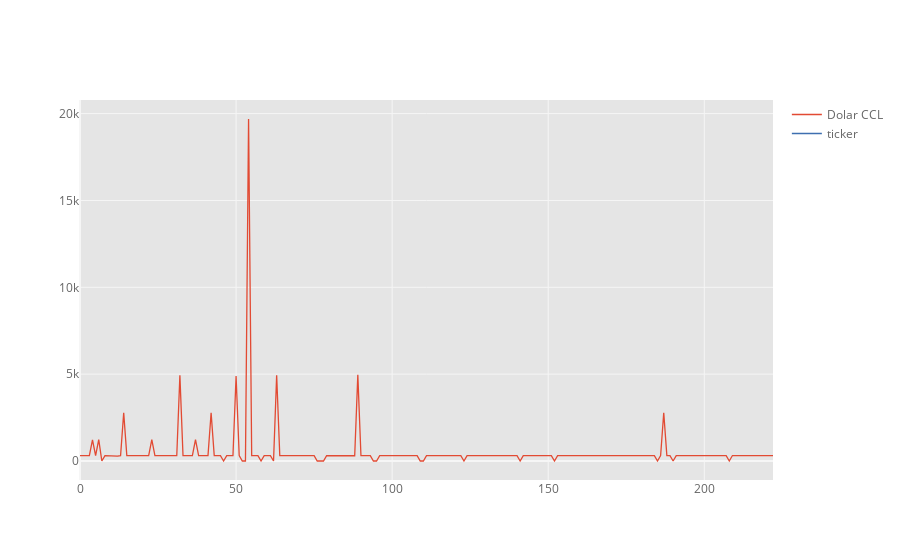

This figure's notebook cell:
### Code cell
dfccl.iplot()

### Figure 1 — Plotly figure (JSON) as saved in the notebook; plotly's stock layout.template omitted (floating-point values rounded to 4 significant figures; data arrays with more than 128 entries replaced by an {"elided": "..."} marker saying what was removed)
{"data": [{"line": {"color": "rgba(226, 74, 51, 1.0)", "dash": "solid", "shape": "linear", "width": 1.3}, "mode": "lines", "name": "Dolar CCL", "text": "", "type": "scatter", "x": {"elided": "223 int values"}, "y": {"elided": "223 float values"}}, {"line": {"color": "rgba(62, 111, 176, 1.0)", "dash": "solid", "shape": "linear", "width": 1.3}, "mode": "lines", "name": "ticker", "text": "", "type": "scatter", "x": {"elided": "223 int values"}, "y": {"elided": "223 str values"}}], "layout": {"legend": {"bgcolor": "#FFFFFF", "font": {"color": "#666666"}}, "paper_bgcolor": "#FFFFFF", "plot_bgcolor": "#E5E5E5", "title": {"font": {"color": "#151516"}}, "xaxis": {"gridcolor": "#F6F6F6", "showgrid": true, "tickfont": {"color": "#666666"}, "title": {"font": {"color": "#666666"}, "text": ""}, "zerolinecolor": "#F6F6F6"}, "yaxis": {"gridcolor": "#F6F6F6", "showgrid": true, "tickfont": {"color": "#666666"}, "title": {"font": {"color": "#666666"}, "text": ""}, "zerolinecolor": "#F6F6F6"}}}
